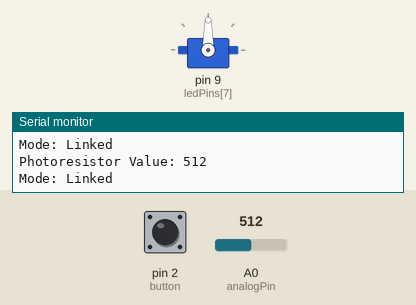
Recording of a sketch running on a simulated Arduino Uno, built with avr-gcc and run on an emulated ATmega328P. On the bench: servo, the last lines printed to the serial monitor. The inputs (shaded band) are chosen by the test bench; at power-on: pin 2 (button) LOW, A0 (analogPin) = 512.

Above: at 1.3 s.
1.4 s: pin 2 (button) pulled HIGH for 0.65 s
At 1.9 s:
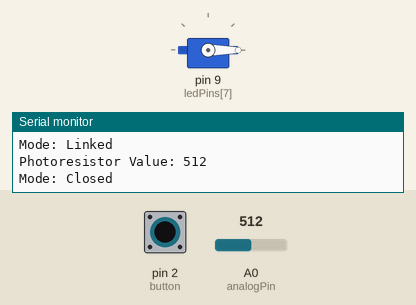
3.5 s: pin 2 (button) pulled HIGH for 1 s
At 4.5 s:
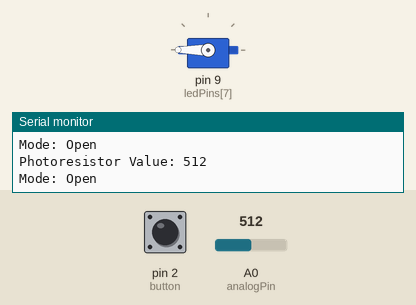
6.0 s: pin 2 (button) pulled HIGH for 3.2 s
At 6.5 s:
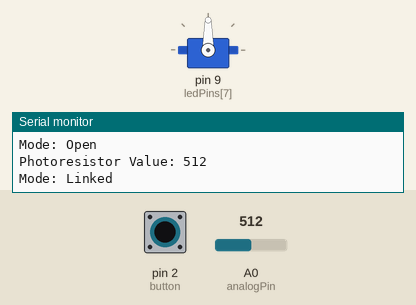
10.7 s: A0 (analogPin) set to 716
At 11.6 s:
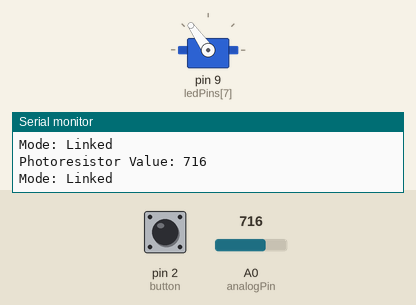
12.3 s: A0 (analogPin) set to 900
At 13.2 s:
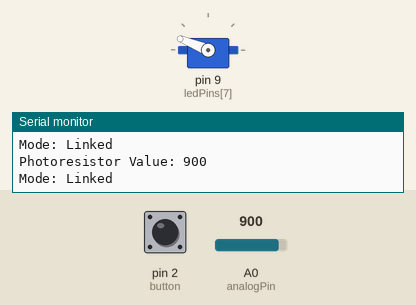
13.8 s: A0 (analogPin) set to 306
At 14.9 s:
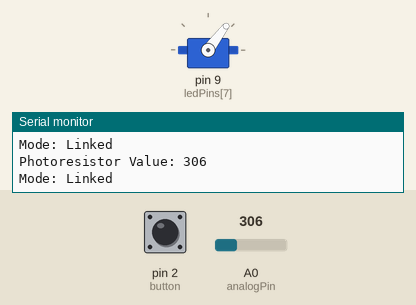
Timing chart, 0 to 16.4 s (numbered marks = the images above; inputs shaded):
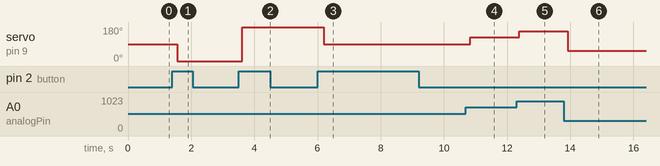

The sketch:

tutorial7n8.ino
```cpp
/*
  Tutorial 7 & 8 Modified Light Sensitive Gate
  Jakob Kay Parpart
  GHS 2021/2022
  Electrical Engineering Honors
  Coach L.

  This program makes use of a photoresistor, servo and a push button.
  The photoresistor is used to detect the light, depending on the light that it takes in
  determines how far the servo will turn to either direction.
  This is supposed to mimic an automated gate. Once the button is pushed, If there is light, the gate will open.
  If the button is pushed but no light, the servo will stay "closed"
  This could be used in your everyday life, say your driving up to your property,
  to open the gate you would usually have to get out and manually open it. Or you have a remote.
  But what if the gate malfunctions and opens even if you havent pressed the remote. This would leave your house vulnerable.
  Using this you have to push the button, then when driving up to the gate,
  the photoresistor will sense the light from your headlights. THis will open the gate.
  Once you have passed through, the gate will close after it doesn't sense light from your headlights or tailights.

  Board Setup:
  5V pin -> positive strip on breadboard
  GND pin -> negative strip of breadboard
  DIO 9 -> Input side of servo
  Positive strip -> Middle pin of servo
  GND strip -> GND pin of Servo
  DIO 2 -> positive leg of push button
  GND strip -> Negative leg of push button
  GND strip -> 330ohm resistor -> Photoresistor
  A0 -> Analog leg of Photoresistor
  GND strip -> Negaive leg of Photoresistor
*/

#include <Servo.h> //add servo

Servo myservo; //sets up servo
int button = 2; // assigns pin to button
int val; //sets up the value
int photocell; // sets up the photoresistor
volatile int buttonState = 0; // used to store the button state

void setup() { // start of setup
  myservo.attach(9); //declares what pin the servo is assigned to
  pinMode(button, INPUT); // sets button to input
  attachInterrupt(digitalPinToInterrupt(2), buttonISR, RISING); //function call, ISR initialization
  Serial.begin(9600); //sets up serial monitor
} //end of void

void buttonISR () { buttonState++; } // ISR function declaration and definition

void loop() { //start of void loop

  /* FLUSH SERIAL MONITOR */
  for(int i = 0; i < 20; i++) { // for loop
    Serial.println(); // newline
  } // end of for loop

  /* READ AND MANIPULATE VALUES */

  photocell=analogRead(A0); //sets up analog pin to Photoresistor

  Serial.print("Photoresistor Value: "); // assertment (escape sequences to make it look nicer)
  Serial.println(photocell); // assertment

  photocell = map(photocell,0,1023,0,180); // maps analog value to servo range

  /* UPDATE BUTTON STATE */
  if(buttonState > 2) { // if buttonState is greater than 2
    buttonState = 0; // set buttonState to linked
  } // end of if statement

  /* UPDATE AND WRITE TO OUTPUTS */

  Serial.print("Mode: "); // assertment

  switch (buttonState) {
    case 0: /* SERVO IS LINKED TO LED*/
      Serial.println("Linked"); // assertment
      myservo.write(photocell); // update servo motor position
      break; // exit case

    case 1: /* SERVO IS CLOSED */
      Serial.println("Closed"); // assertment
      myservo.write(0); // update servo motor position
      break; // exit case

    case 2: /* SERVO IS OPEN */
      Serial.println("Open"); // assertment
      myservo.write(180); // update servo motor position
      break; // exit case

    default: // if for some reason it goes past the value
      Serial.println("Inside default case???"); // assertment
      break; // exit case
  } // end of switch case

  delay(500); // delay
} // end  of program
```

Tutorial_5_Runway_LEDs.cpp
```cpp
/****************************************************************************************************************************************************************************
Tutorial 5 Modified Runway Array                                                                                                                                           **
Jakob Parpart                                                                                                                                                              **
GHS 2021/2022                                                                                                                                                              **
Electrical Engineering Honors                                                                                                                                              **
Coach L.                                                                                                                                                                   **
This program makes use of 10 LEDS total. Along with a potentiometer.                                                                                                       **
3 red LEDS, 3 yellow LEDS, 3 green LEDS and one blue LED                                                                                                                   **
Twisting the potentiometer will turn on the leds in order from the 1st red LED to the last green one.                                                                      **
When the potentiometer is turned to max all the LEDS will b on along with the blue one.                                                                                    **
The blue LED is just to show that the potentiometer is turned all the way.                                                                                                 **
                                                                                                                                                                           **
Board Setup:                                                                                                                                                               **
DIO -> 330ohm Resistor -> Red LED                                                                                                                                          **
DIO -> 330ohm Resistor -> Red LED                                                                                                                                          **
DIO -> 330ohm Resistor -> Red LED                                                                                                                                          **
DIO -> 330ohm Resistor -> Yellow LED                                                                                                                                       **
DIO -> 330ohm Resistor -> Yellow LED                                                                                                                                       **
DIO -> 330ohm Resistor -> Yellow LED                                                                                                                                       **
DIO -> 330ohm Resistor -> Green LED                                                                                                                                        **
DIO -> 330ohm Resistor -> Green LED                                                                                                                                        **
DIO -> 330ohm Resistor -> Green LED                                                                                                                                        **
DIO -> 330ohm Resistor -> Blue LED (to show max)                                                                                                                           **
                                                                                                                                                                           **
GND -> Ground strip on Breadboard                                                                                                                                          **
GND -> Ground leg of Potentiometer                                                                                                                                         **
5V -> Positive leg of Potentiometer                                                                                                                                        **
A0 -> Analog leg of LED                                                                                                                                                    **
                                                                                                                                                                           **
*Note*                                                                                                                                                                     **
I used the 5V pin instead of the 3.3V because the 3.3V didn't have nearly enough power                                                                                     **
to light all 10 LEDs, it would only light the red and yellows leaving the green and blues                                                                                  **
with no power.                                                                                                                                                             **
****************************************************************************************************************************************************************************/


const int analogPin = A0;   // the pin that the potentiometer is attached to
const int ledCount = 10;    // the number of LEDs in the bar graph

int ledPins[] = { //declares each pin to an LED
 2, 3, 4, 5, 6, 7, 8, 9, 10, 11 // an array of pin numbers to which LEDs are attached
};   // end of LED pin declaration

void setup() { //beginning of setup
  Serial.begin(9600); //start serial monitor
  while(!Serial); //wait till usb device is recognized
  for (int led : ledPins) { // loop over the pin array and set them all to output:
    pinMode(led, OUTPUT);// setting the pinmode as output
  }//end of for loop
  //Serial.println("End of Setup"); //serial print for end of setup
}// end of void setup

void loop() { //beginning of void loop
  // read the potentiometer:
  int sensorReading = analogRead(analogPin); //potentiometer analog pin setup
  // map the result to a range from 0 to the number of LEDs:
  int ledLevel = map(sensorReading, 0, 1023, 0, ledCount); //setting potentiometer reading to 0-1023

  // loop over the LED array:
  for (int thisLed = 0; thisLed < ledCount; thisLed++) { //start of for loop
    // if the array element's index is less than ledLevel,
    // turn the pin for this element on:
    if (thisLed < ledLevel) { //start of if statement
      digitalWrite(ledPins[thisLed], HIGH); //setting LED to high

    }//end of if statement

    else {// start of else statement
      digitalWrite(ledPins[thisLed], LOW); // turn off all pins higher than the ledLevel:
    } //end of else

  } //end of for loop
    Serial.print("led Level = "); //serial monitor printout
    Serial.println(ledLevel); //printing out LED level
}//end of whole program
```

Measured:
- after the input at 1.4 s, servo on pin 9 (ledPins[7]): 90° → 0° after 0.16 s
- after the input at 3.5 s, servo on pin 9 (ledPins[7]): 0° → 180° after 0.12 s
- after the input at 6.0 s, servo on pin 9 (ledPins[7]): 180° → 90° after 0.19 s
- after the input at 10.7 s, servo on pin 9 (ledPins[7]): 90° → 125° after 0.14 s
- after the input at 12.3 s, servo on pin 9 (ledPins[7]): 125° → 158° after 0.08 s
- after the input at 13.8 s, servo on pin 9 (ledPins[7]): 158° → 53° after 0.13 s
